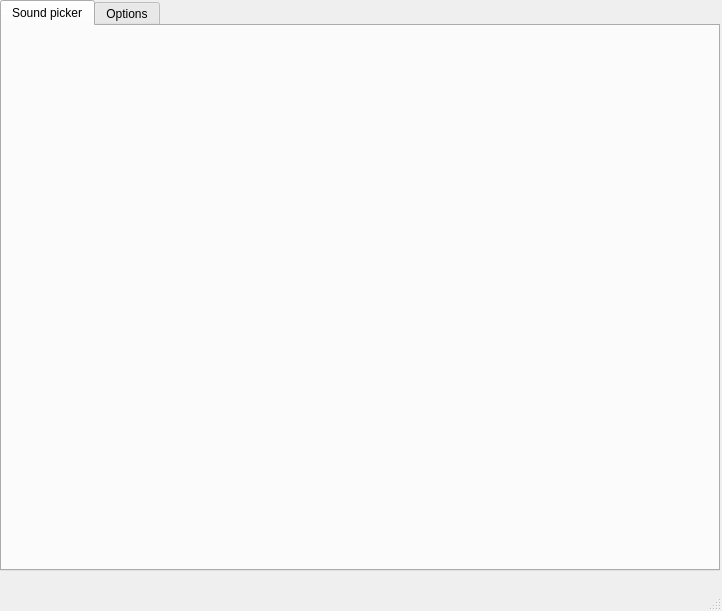
<?xml version="1.0" encoding="UTF-8"?>
<ui version="4.0">
 <class>MainWindow</class>
 <widget class="QMainWindow" name="MainWindow">
  <property name="geometry">
   <rect>
    <x>0</x>
    <y>0</y>
    <width>722</width>
    <height>611</height>
   </rect>
  </property>
  <property name="sizePolicy">
   <sizepolicy hsizetype="Fixed" vsizetype="Fixed">
    <horstretch>0</horstretch>
    <verstretch>0</verstretch>
   </sizepolicy>
  </property>
  <property name="baseSize">
   <size>
    <width>722</width>
    <height>611</height>
   </size>
  </property>
  <property name="windowTitle">
   <string>Gesture recognition sound player</string>
  </property>
  <property name="windowIcon">
   <iconset resource="../../resources/image_resource.qrc">
    <normaloff>:/images/icon.png</normaloff>:/images/icon.png</iconset>
  </property>
  <widget class="QWidget" name="centralwidget">
   <widget class="QTabWidget" name="tabWidget">
    <property name="geometry">
     <rect>
      <x>0</x>
      <y>0</y>
      <width>720</width>
      <height>571</height>
     </rect>
    </property>
    <property name="autoFillBackground">
     <bool>false</bool>
    </property>
    <property name="currentIndex">
     <number>0</number>
    </property>
    <widget class="QWidget" name="tab_SoundPicker">
     <attribute name="title">
      <string>Sound picker</string>
     </attribute>
    </widget>
    <widget class="QWidget" name="tab_Options">
     <attribute name="title">
      <string>Options</string>
     </attribute>
    </widget>
   </widget>
  </widget>
  <widget class="QMenuBar" name="menubar">
   <property name="geometry">
    <rect>
     <x>0</x>
     <y>0</y>
     <width>722</width>
     <height>21</height>
    </rect>
   </property>
  </widget>
  <widget class="QStatusBar" name="statusbar"/>
 </widget>
 <resources>
  <include location="../../resources/image_resource.qrc"/>
 </resources>
 <connections/>
</ui>
